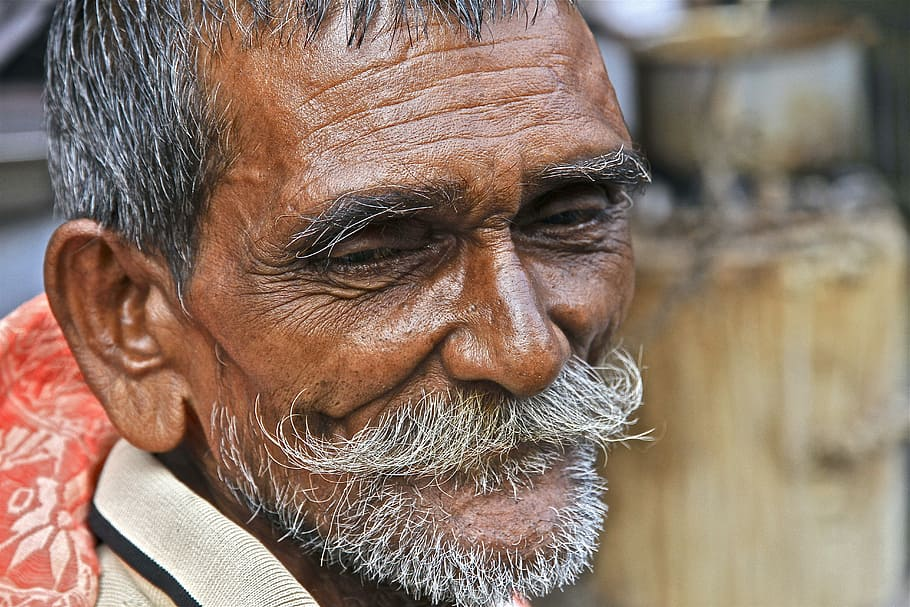
#> input picture open-CV/man_portrait.jpeg, 910 x 607 px, found by its file name
$ python ImageProcessing.py
#> lines starting #> are read from the running program, lines starting #| are printed output that depends on the picture; after the words box and inside, x2 and y2 are one past the last pixel; in counts of white or black regions, pixels touching at a corner belong together
import cv2
import numpy as np
import matplotlib.pyplot as plt

# load the image
image = cv2.imread("open-CV/man_portrait.jpeg")
#> image is the input picture: shape (607, 910, 3); mean B, G, R 105.9, 120.9, 143

# Function to display an image
def display(text:str, img):
    cv2.imshow(text, img)
    cv2.waitKey(0) # Show image until a key is pressed

# display original image
display('Man Portrait', image)

# Convert the image to grayscale
gray = cv2.cvtColor(image, cv2.COLOR_BGR2GRAY)
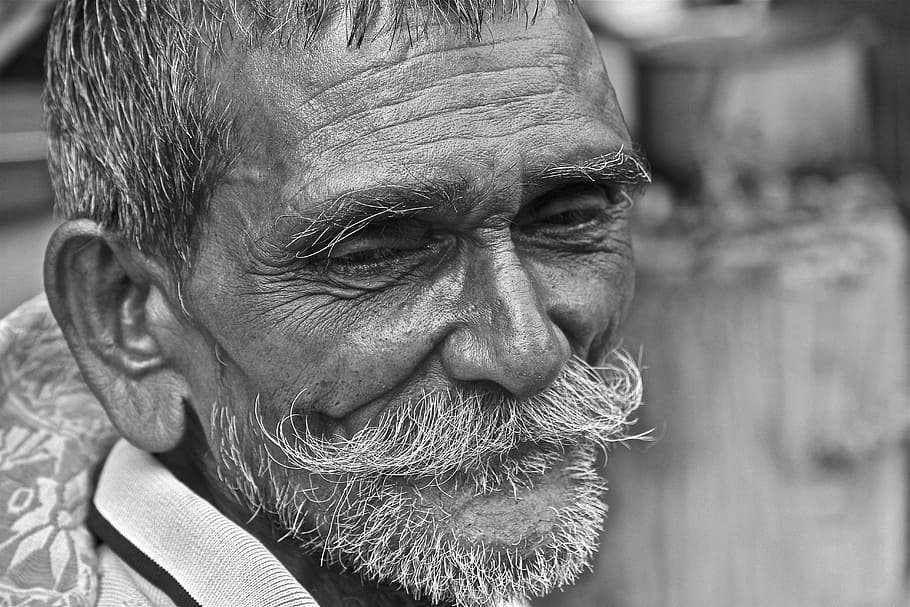
#> gray: shape (607, 910); min 0, max 255, mean 125.8
display('Man Portrait Gray', gray)

# Basic Image Processing Techniques
kernel = np.ones((3,3), np.uint8)
erosion = cv2.erode(image, kernel, iterations = 1)
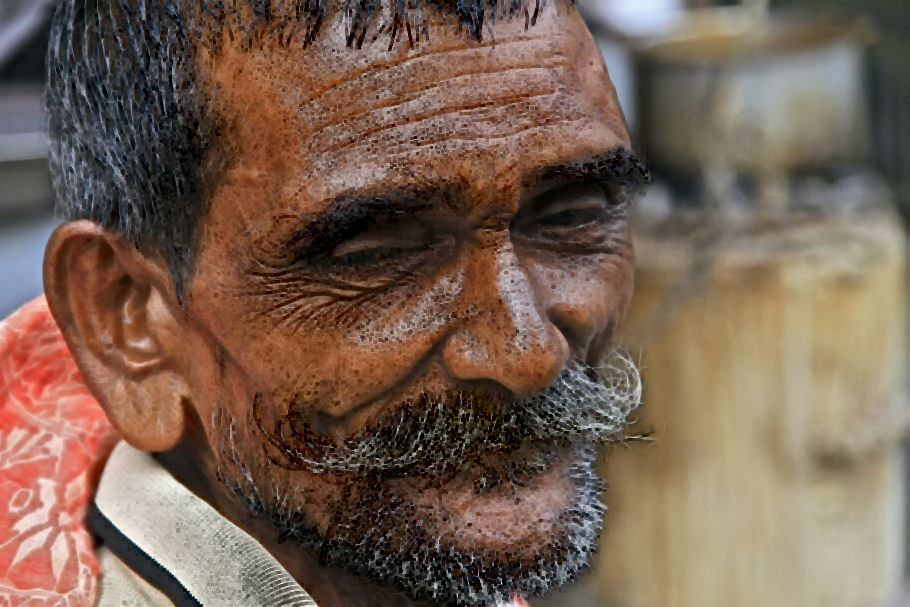
#> erosion: shape (607, 910, 3); mean B, G, R 82.2, 97.4, 119.7
dilation = cv2.dilate(image, kernel, iterations = 1)
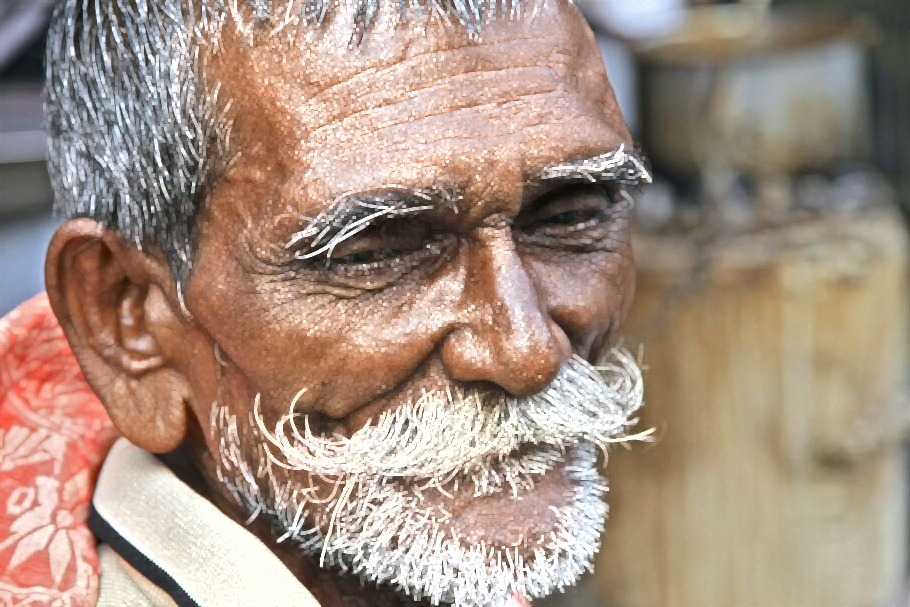
#> dilation: shape (607, 910, 3); mean B, G, R 130.4, 145.1, 166.6
opening = cv2.morphologyEx(image, cv2.MORPH_OPEN, kernel)
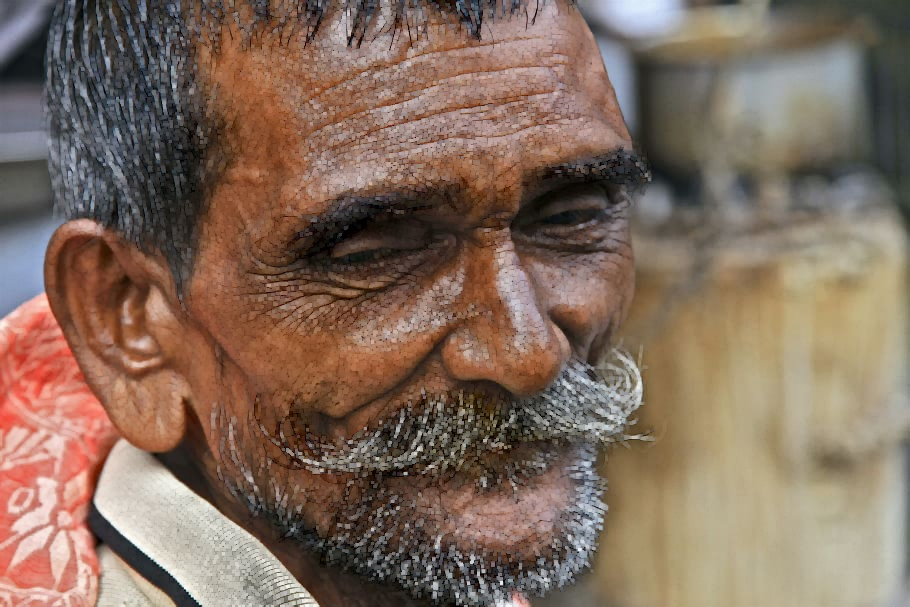
#> opening: shape (607, 910, 3); mean B, G, R 93.5, 108.5, 130.7
closing = cv2.morphologyEx(image, cv2.MORPH_CLOSE, kernel)
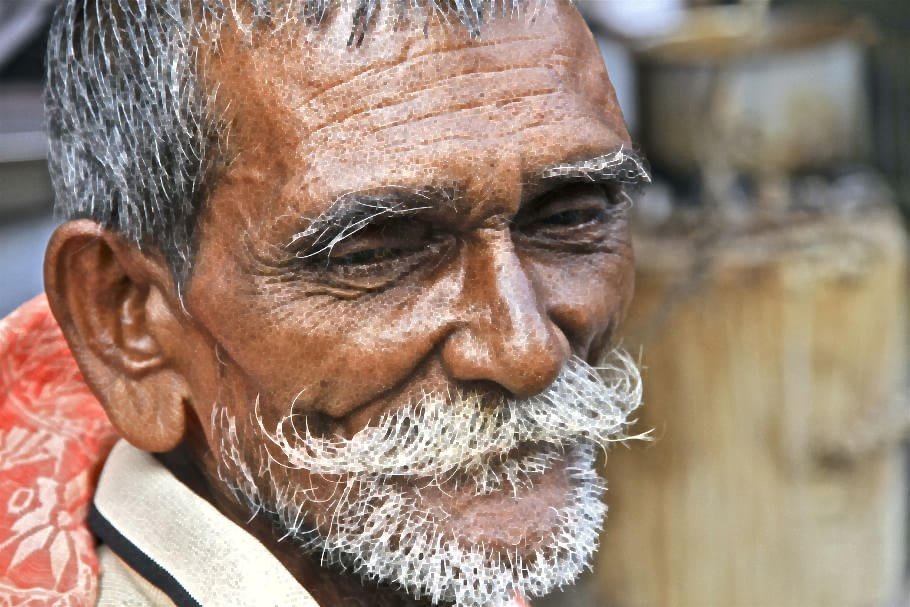
#> closing: shape (607, 910, 3); mean B, G, R 116.7, 131.8, 154

display('Erosion', erosion)
display('Dilation', dilation)
display('Opening', opening)
display('Closing', closing)

# Edge detection
edges = cv2.Canny(image, 100, 200)
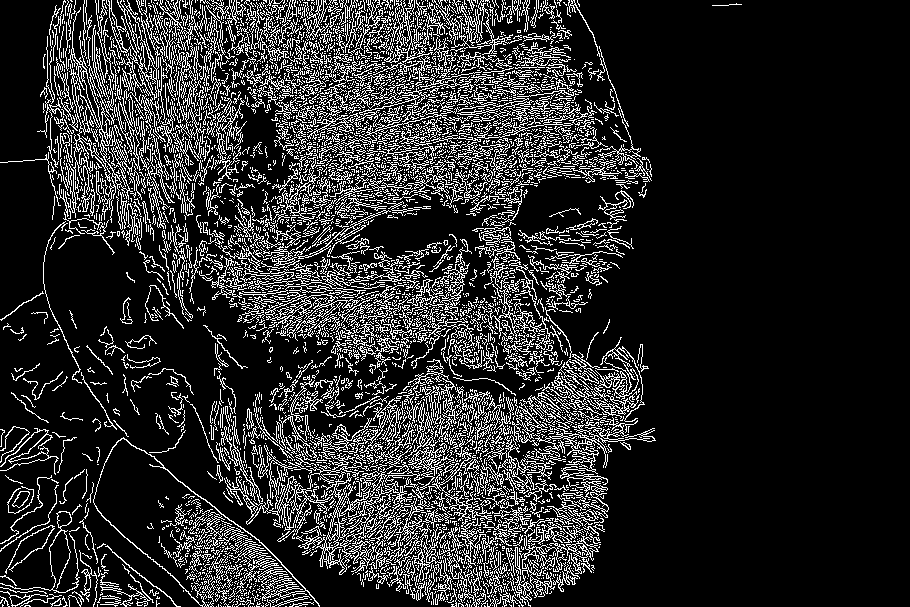
#> edges: shape (607, 910); 16.4% white in thin lines or dots, all inside (x1, y1, x2, y2) = (0, 0, 742, 607)
display('Edges', edges)

# Thresholding
ret, thresh = cv2.threshold(gray, 127, 255, 0)
display('Threshold', thresh)

# Contours
contours, hierarchy = cv2.findContours(thresh, cv2.RETR_TREE, cv2.CHAIN_APPROX_SIMPLE)
print("Number of contours = " + str(len(contours)))
print(contours[0])

# Draw all contours
image = cv2.drawContours(image, contours, -1, (0,255,0), 3)
display('Contours', image)
